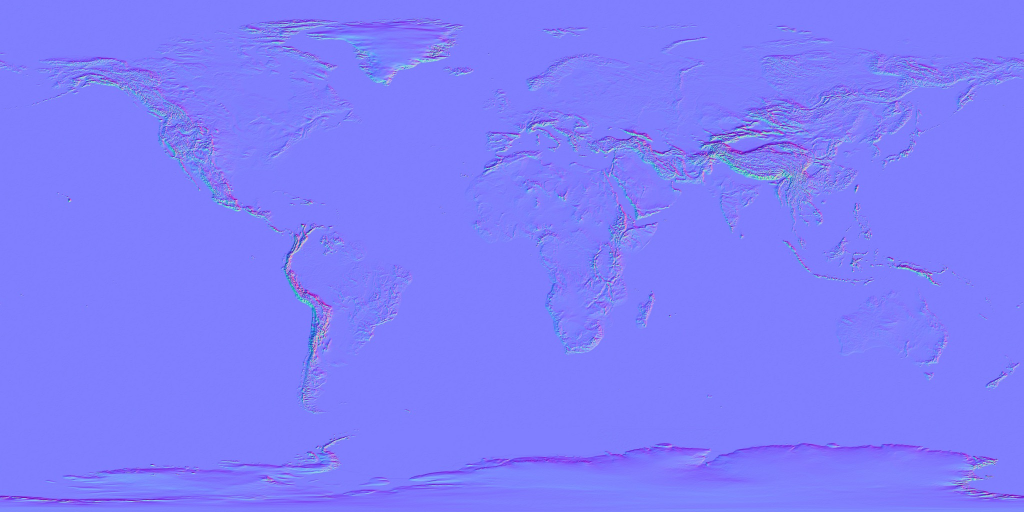
#> input picture earth-bump.jpg, 2048 x 1024 px, given in place of height_Map.png, which was not available (shown at 1/2 size); the run also reads 1 picture not shown here
$ python gen_normal.py
#> lines starting #> are read from the running program, lines starting #| are printed output that depends on the picture; pictures that were not available may be replaced by others from this repository, and a replacement may not be noted
"""
Generate a spherically-correct normal map from a height map.
Usage:  python gen_normal.py [strength]   (default strength = 8)
Output: mapping/NormalMap_generated.png
"""

import sys
import math
import numpy as np
from PIL import Image

STRENGTH = float(sys.argv[1]) if len(sys.argv) > 1 else 8.0
IN_PATH  = 'mapping/height_Map.png'
OUT_PATH = 'mapping/NormalMap_generated.png'

print(f'Loading {IN_PATH} …')
h_img = Image.open(IN_PATH).convert('L')
W, H  = h_img.size
#> W = 2048; H = 1024
print(f'  {W}×{H}  strength={STRENGTH}')
#|   2048×1024  strength=8.0

heights = np.array(h_img, dtype=np.float32) / 255.0

# Sea mask — white = sea, black = land (resize to match height map)
SEA_PATH = 'mapping/seaMask.png'
print(f'Loading {SEA_PATH} …')
sea_img  = Image.open(SEA_PATH).convert('L').resize((W, H), Image.LANCZOS)
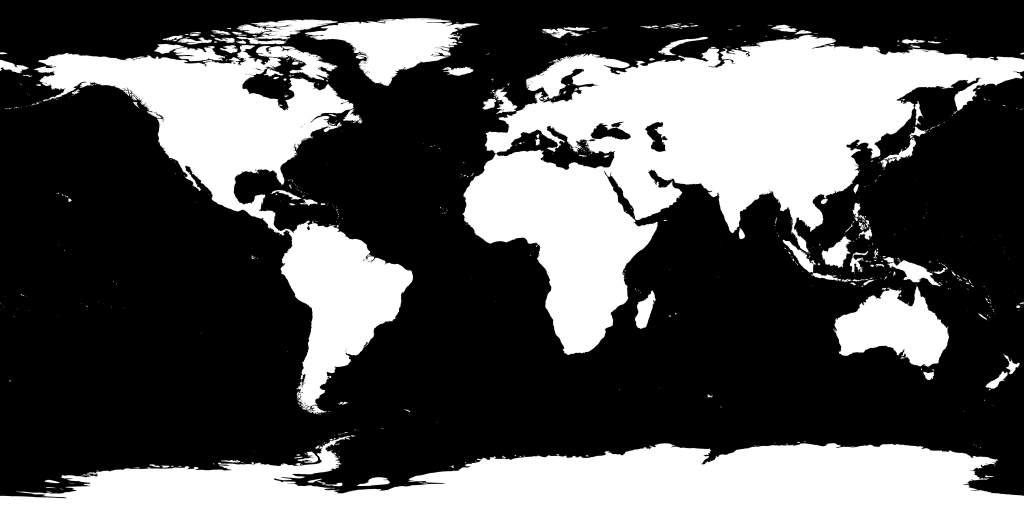
#> sea_img: PIL image 2048x1024 L (shown at 1/2 size); min 0, max 255, mean 84.8
sea_mask = np.array(sea_img, dtype=np.float32) / 255.0   # 1.0 = sea, 0.0 = land

# Central differences
# U (longitude) wraps
hL = np.roll(heights,  1, axis=1)
hR = np.roll(heights, -1, axis=1)
# V (latitude) clamps at poles
hU = np.concatenate([heights[:1, :], heights[:-1, :]], axis=0)
hD = np.concatenate([heights[1:, :], heights[-1:, :]], axis=0)

dU = (hR - hL) * 0.5
dV = (hD - hU) * 0.5

# Spherical correction: longitude steps shrink by cos(lat) near poles
rows   = np.arange(H)
#> rows = 1024 values from 0 to 1023
lats   = (0.5 - (rows + 0.5) / H) * math.pi
cosLat = np.maximum(np.cos(lats), 0.01)[:, np.newaxis]

# Land normals — derived from height map
nx_land = -dU / cosLat * STRENGTH
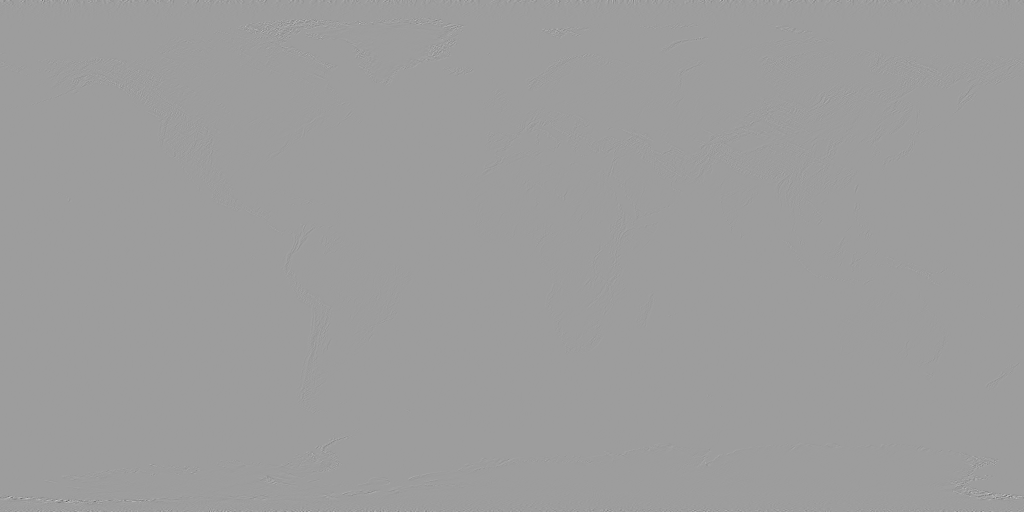
#> nx_land: shape (1024, 2048) float64 (shown at 1/2 size); min -21.89, max 13.65, mean -3.7e-13; drawn with min black and max white
ny_land = -dV           * STRENGTH
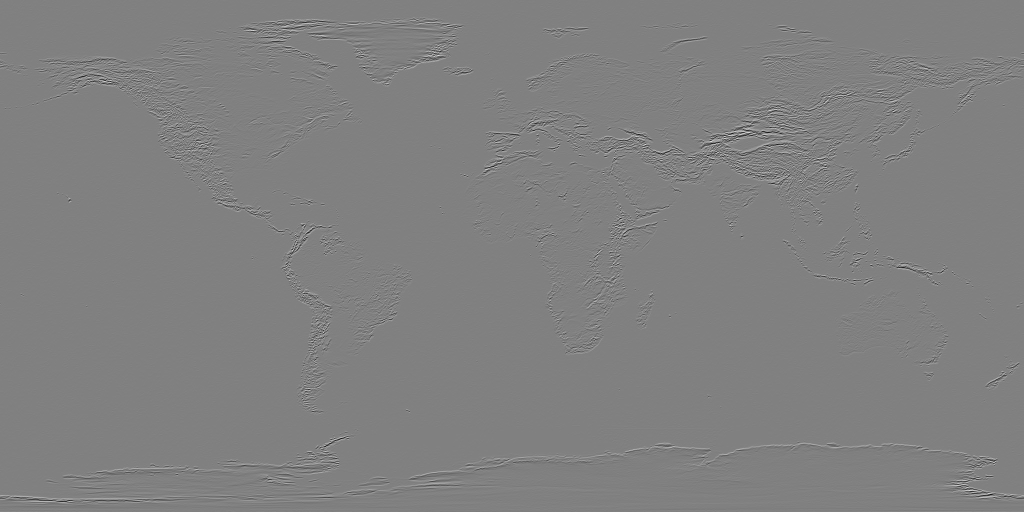
#> ny_land: shape (1024, 2048) float32 (shown at 1/2 size); min -2.51, max 2.46, mean -2.31e-05; drawn with min black and max white
nz_land = np.ones_like(nx_land)
len_land = np.sqrt(nx_land**2 + ny_land**2 + nz_land**2)
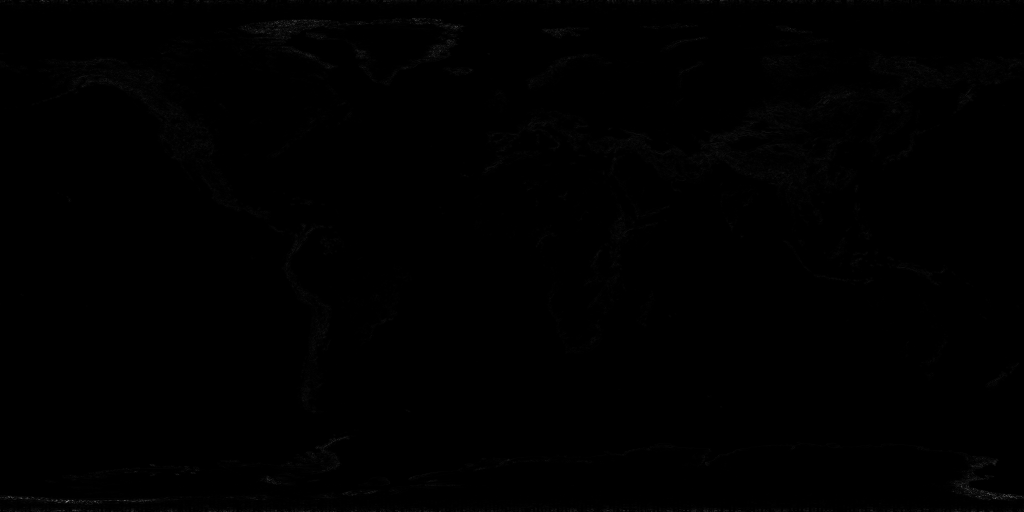
#> len_land: shape (1024, 2048) float64 (shown at 1/2 size); min 1, max 22.01, mean 1; drawn with min black and max white
nx_land /= len_land;  ny_land /= len_land;  nz_land /= len_land
#> after `nz_land /= len_land`:
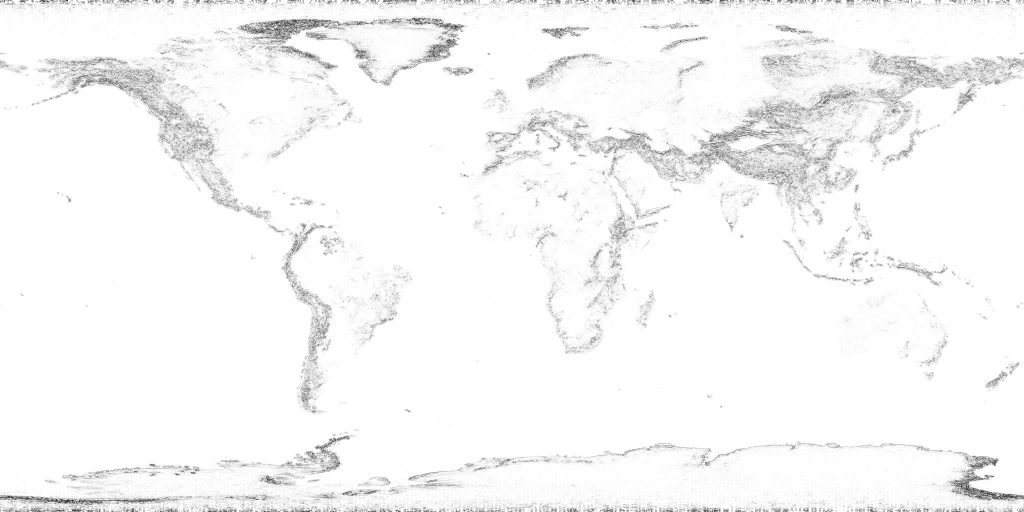
#> nz_land: shape (1024, 2048) float64 (shown at 1/2 size); min 0.0454, max 1, mean 0.971

# Sea normals — flat (straight out from sphere = tangent-space 0,0,1)
nx_sea = np.zeros_like(nx_land)
ny_sea = np.zeros_like(ny_land)
nz_sea = np.ones_like(nz_land)

# Blend: sea_mask=1 → sea normal, sea_mask=0 → land normal
nx = nx_land * (1 - sea_mask) + nx_sea * sea_mask
ny = ny_land * (1 - sea_mask) + ny_sea * sea_mask
nz = nz_land * (1 - sea_mask) + nz_sea * sea_mask
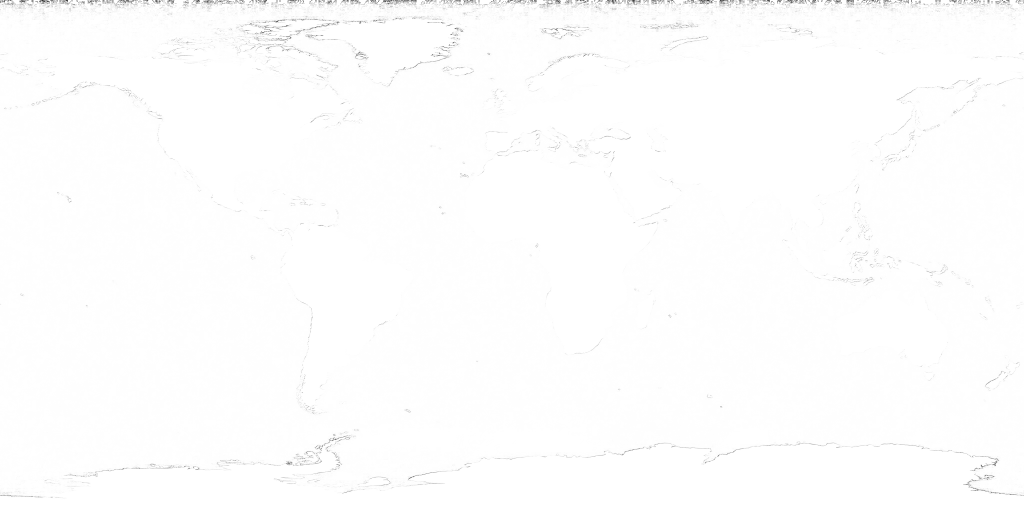
#> nz: shape (1024, 2048) float64 (shown at 1/2 size); min 0.126, max 1, mean 0.996

# Re-normalize the blended result
length = np.sqrt(nx**2 + ny**2 + nz**2)
nx /= length;  ny /= length;  nz /= length
#> after `ny /= length`: ny: shape (1024, 2048) float32; min -0.735, max 0.9, mean 0.00331

r = np.clip(nx * 0.5 + 0.5, 0, 1)
g = np.clip(ny * 0.5 + 0.5, 0, 1)
b = np.clip(nz * 0.5 + 0.5, 0, 1)

out = (np.stack([r, g, b], axis=2) * 255).astype(np.uint8)
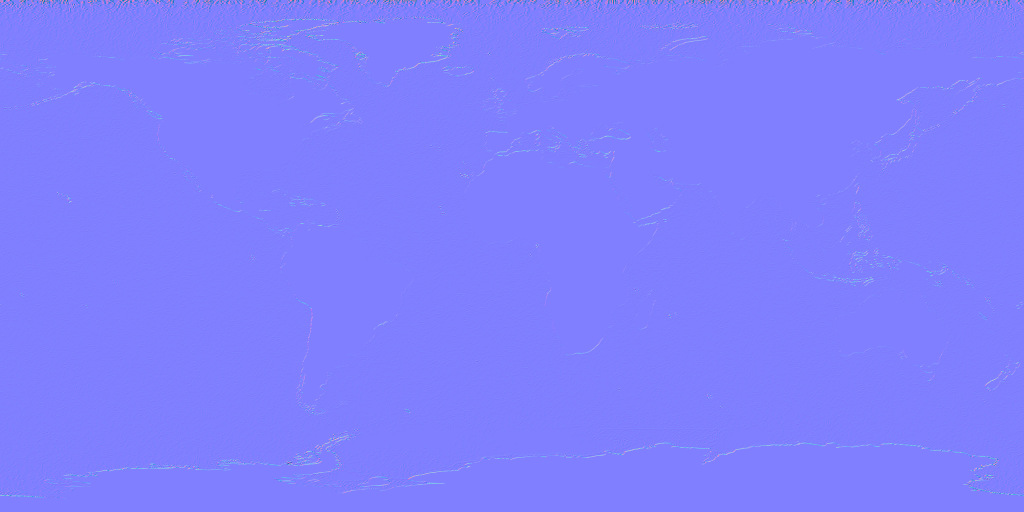
#> out: shape (1024, 2048, 3) (shown at 1/2 size); mean of channels 0, 1, 2 127.1, 127.4, 254.1; drawn as R, G, B
Image.fromarray(out, 'RGB').save(OUT_PATH)
print(f'Saved {OUT_PATH}')
